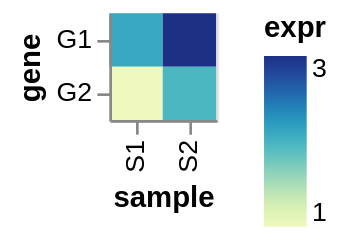

Vega-Lite specification stored for this chart:
### Vega-Lite specification from a JSON file in a GitHub repository (floating-point values rounded to 4 significant figures)
{"mark": "rect", "data": {"values": [{"gene": "G1", "sample": "S1", "expr": 2.1}, {"gene": "G1", "sample": "S2", "expr": 3.4}, {"gene": "G2", "sample": "S1", "expr": 0.5}, {"gene": "G2", "sample": "S2", "expr": 1.9}]}, "encoding": {"x": {"field": "sample", "type": "nominal"}, "y": {"field": "gene", "type": "nominal"}, "color": {"field": "expr", "type": "quantitative"}}}
